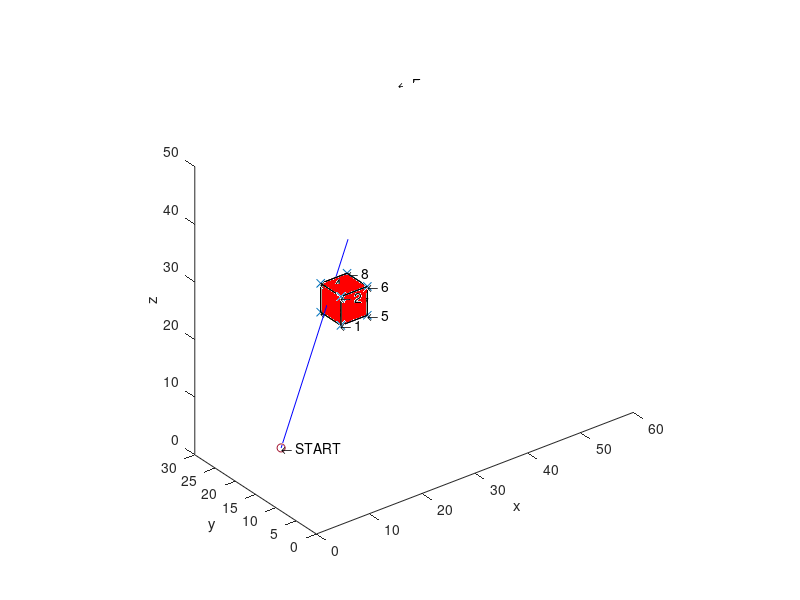

The MATLAB script that drew this image:
% addObstacles

vertices{1} = ...
    [20 20 20;...
    20 20 25;...
    20 25 20;...
    20 25 25;...
    25 20 20;...
    25 20 25;...
    25 25 20;...
    25 25 25];
edges{1} = [1 2; 1 3; 1 5; 5 6; 6 8; 8 4; 2 6; 2 4; 7 5; 7 3; 3 4; 7 8];
faces{1} = {[1 2 4 3];[ 1 5 6 2]; [7 8 6 5];[ 7 3 4 8];[3 7 5 1];[ 2 6 8 4]};

% vertices{2} = ...
%     [30 30 30;...
%     30 30 35;...
%     30 35 30;...
%     30 35 35;...
%     35 30 30;...
%     35 30 35;...
%     35 35 30;...
%     35 35 35];
% edges{2} = [1 2; 1 3; 1 5; 5 6; 6 8; 8 4; 2 6; 2 4; 7 5; 7 3; 3 4; 7 8];
% faces{2} = {[1 2 4 3];[ 1 5 6 2]; [7 8 6 5];[ 7 3 4 8];[3 7 5 1];[ 2 6 8 4]};
% 
% % Try joining into 1 set of matrices
% vertices{1} = [vertices{1};vertices{2}];
% numVertices = max(max((edges{1})))
% edges{1} = [edges{1};edges{2}+numVertices];
% for i = 1:length(faces{2})
% tempFaces{i} = faces{2}{i}+numVertices;
% end
% faces{1} = [faces{1};tempFaces'];
% 
% vertices{2} = []; edges{2} = []; faces{2} = [];

startPoint = [1 10 10];
endPoint = [50 45 40];

% Plot vertices
figure;hold on
plot3(vertices{1}(:,1), vertices{1}(:,2), vertices{1}(:,3), 'x')
for i = 1:size(vertices{1},1)
    
    str1 = ['\leftarrow ',num2str(i)];
    text(vertices{1}(i,1), vertices{1}(i,2), vertices{1}(i,3),str1);
    
end

xlim([0 60])
ylim([0 30])
zlim([0 50])
axis equal
view(3)
xlabel('x')
ylabel('y')
zlabel('z')

for i = 1:size(edges{1},1)
    a = edges{1}(i,:);
    %b = vertexJoining{1}(i,2);
    A = vertices{1}(a,:);
    plot3(A(:,1), A(:,2), A(:,3))
end


%% Create surfaces for faces

drawPolyhedron(vertices{1}, faces{1});


drawPoint3d(startPoint)
text(startPoint(1),startPoint(2), startPoint(3),'\leftarrow START');
drawPoint3d(endPoint)
text(endPoint(1),endPoint(2), endPoint(3),'\leftarrow END');

% Draw line from start to end
drawEdge3d([startPoint,  endPoint])